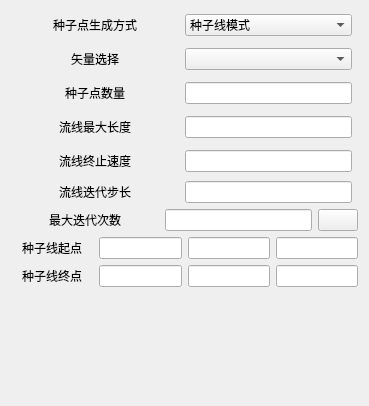
<?xml version="1.0" encoding="UTF-8"?>
<ui version="4.0">
 <class>SteamLineTracer</class>
 <widget class="QWidget" name="SteamLineTracer">
  <property name="geometry">
   <rect>
    <x>0</x>
    <y>0</y>
    <width>369</width>
    <height>406</height>
   </rect>
  </property>
  <property name="windowTitle">
   <string>Form</string>
  </property>
  <layout class="QVBoxLayout" name="verticalLayout">
   <item>
    <layout class="QHBoxLayout" name="horizontalLayout" stretch="1,1,0">
     <item>
      <widget class="QLabel" name="label">
       <property name="text">
        <string>种子点生成方式</string>
       </property>
       <property name="alignment">
        <set>Qt::AlignCenter</set>
       </property>
      </widget>
     </item>
     <item>
      <widget class="QComboBox" name="control_comboBox">
       <property name="currentIndex">
        <number>0</number>
       </property>
       <item>
        <property name="text">
         <string>种子线模式</string>
        </property>
       </item>
       <item>
        <property name="text">
         <string>重点区域极大值模式</string>
        </property>
       </item>
       <item>
        <property name="text">
         <string>重点区域极小值模式</string>
        </property>
       </item>
       <item>
        <property name="text">
         <string>多尺度混合模式(极大)</string>
        </property>
       </item>
       <item>
        <property name="text">
         <string>多尺度混合模式(极小)</string>
        </property>
       </item>
      </widget>
     </item>
     <item>
      <widget class="QLabel" name="label_10">
       <property name="text">
        <string>&lt;html&gt;&lt;head/&gt;&lt;body&gt;&lt;p&gt;&lt;br/&gt;&lt;/p&gt;&lt;/body&gt;&lt;/html&gt;</string>
       </property>
      </widget>
     </item>
    </layout>
   </item>
   <item>
    <layout class="QHBoxLayout" name="horizontalLayout_4" stretch="1,1,0">
     <item>
      <widget class="QLabel" name="label_2">
       <property name="layoutDirection">
        <enum>Qt::LeftToRight</enum>
       </property>
       <property name="text">
        <string>矢量选择</string>
       </property>
       <property name="alignment">
        <set>Qt::AlignCenter</set>
       </property>
      </widget>
     </item>
     <item>
      <widget class="QComboBox" name="comboBox"/>
     </item>
     <item>
      <widget class="QLabel" name="label_13">
       <property name="text">
        <string>&lt;html&gt;&lt;head/&gt;&lt;body&gt;&lt;p&gt;&lt;br/&gt;&lt;/p&gt;&lt;/body&gt;&lt;/html&gt;</string>
       </property>
      </widget>
     </item>
    </layout>
   </item>
   <item>
    <layout class="QHBoxLayout" name="horizontalLayout_2" stretch="1,1,0">
     <item>
      <widget class="QLabel" name="label_3">
       <property name="text">
        <string>种子点数量</string>
       </property>
       <property name="alignment">
        <set>Qt::AlignCenter</set>
       </property>
      </widget>
     </item>
     <item>
      <widget class="QLineEdit" name="numOfSeedLineEdit">
       <property name="inputMask">
        <string/>
       </property>
      </widget>
     </item>
     <item>
      <widget class="QLabel" name="label_5">
       <property name="text">
        <string>&lt;html&gt;&lt;head/&gt;&lt;body&gt;&lt;p&gt;&lt;br/&gt;&lt;/p&gt;&lt;/body&gt;&lt;/html&gt;</string>
       </property>
      </widget>
     </item>
    </layout>
   </item>
   <item>
    <layout class="QHBoxLayout" name="horizontalLayout_6" stretch="1,1,0">
     <item>
      <widget class="QLabel" name="label_4">
       <property name="layoutDirection">
        <enum>Qt::LeftToRight</enum>
       </property>
       <property name="text">
        <string>流线最大长度</string>
       </property>
       <property name="textFormat">
        <enum>Qt::AutoText</enum>
       </property>
       <property name="alignment">
        <set>Qt::AlignCenter</set>
       </property>
      </widget>
     </item>
     <item>
      <widget class="QLineEdit" name="lengthOfStreamLine"/>
     </item>
     <item>
      <widget class="QLabel" name="label_7">
       <property name="text">
        <string>&lt;html&gt;&lt;head/&gt;&lt;body&gt;&lt;p&gt;&lt;span style=&quot; color:#f0f0f0;&quot;/&gt;&lt;br/&gt;&lt;/p&gt;&lt;/body&gt;&lt;/html&gt;</string>
       </property>
      </widget>
     </item>
    </layout>
   </item>
   <item>
    <layout class="QHBoxLayout" name="horizontalLayout_5" stretch="1,1,0">
     <item>
      <widget class="QLabel" name="label_8">
       <property name="text">
        <string>流线终止速度</string>
       </property>
       <property name="alignment">
        <set>Qt::AlignCenter</set>
       </property>
      </widget>
     </item>
     <item>
      <widget class="QLineEdit" name="terminalSpeed"/>
     </item>
     <item>
      <widget class="QLabel" name="label_9">
       <property name="text">
        <string>&lt;html&gt;&lt;head/&gt;&lt;body&gt;&lt;p&gt;&lt;br/&gt;&lt;/p&gt;&lt;/body&gt;&lt;/html&gt;</string>
       </property>
      </widget>
     </item>
    </layout>
   </item>
   <item>
    <layout class="QHBoxLayout" name="horizontalLayout_3" stretch="1,1,0">
     <item>
      <widget class="QLabel" name="label_6">
       <property name="text">
        <string>流线迭代步长</string>
       </property>
       <property name="alignment">
        <set>Qt::AlignCenter</set>
       </property>
      </widget>
     </item>
     <item>
      <widget class="QLineEdit" name="lengthOfStep"/>
     </item>
     <item>
      <widget class="QLabel" name="label_12">
       <property name="text">
        <string>&lt;html&gt;&lt;head/&gt;&lt;body&gt;&lt;p&gt;&lt;span style=&quot; color:#f0f0f0;&quot;/&gt;&lt;/p&gt;&lt;/body&gt;&lt;/html&gt;</string>
       </property>
      </widget>
     </item>
    </layout>
   </item>
   <item>
    <layout class="QHBoxLayout" name="horizontalLayout_7" stretch="1,1,0">
     <item>
      <widget class="QLabel" name="label_11">
       <property name="text">
        <string>最大迭代次数</string>
       </property>
       <property name="alignment">
        <set>Qt::AlignCenter</set>
       </property>
      </widget>
     </item>
     <item>
      <widget class="QLineEdit" name="maxSteps"/>
     </item>
     <item>
      <widget class="QPushButton" name="generate_streamline_btn">
       <property name="enabled">
        <bool>true</bool>
       </property>
       <property name="text">
        <string/>
       </property>
       <property name="icon">
        <iconset resource="../iGameQtMainWindow.qrc">
         <normaloff>:/Ticon/Icons/check.png</normaloff>:/Ticon/Icons/check.png</iconset>
       </property>
      </widget>
     </item>
    </layout>
   </item>
   <item>
    <layout class="QHBoxLayout" name="horizontalLayout_8" stretch="1,1,1,1">
     <item>
      <widget class="QLabel" name="label_14">
       <property name="text">
        <string>种子线起点</string>
       </property>
       <property name="alignment">
        <set>Qt::AlignCenter</set>
       </property>
      </widget>
     </item>
     <item>
      <widget class="QLineEdit" name="startX"/>
     </item>
     <item>
      <widget class="QLineEdit" name="startY"/>
     </item>
     <item>
      <widget class="QLineEdit" name="startZ"/>
     </item>
    </layout>
   </item>
   <item>
    <layout class="QHBoxLayout" name="horizontalLayout_9" stretch="1,1,1,1">
     <item>
      <widget class="QLabel" name="label_15">
       <property name="text">
        <string>种子线终点</string>
       </property>
       <property name="alignment">
        <set>Qt::AlignCenter</set>
       </property>
      </widget>
     </item>
     <item>
      <widget class="QLineEdit" name="endX"/>
     </item>
     <item>
      <widget class="QLineEdit" name="endY"/>
     </item>
     <item>
      <widget class="QLineEdit" name="endZ"/>
     </item>
    </layout>
   </item>
   <item>
    <spacer name="verticalSpacer">
     <property name="orientation">
      <enum>Qt::Vertical</enum>
     </property>
     <property name="sizeHint" stdset="0">
      <size>
       <width>20</width>
       <height>52</height>
      </size>
     </property>
    </spacer>
   </item>
  </layout>
 </widget>
 <resources>
  <include location="../iGameQtMainWindow.qrc"/>
 </resources>
 <connections/>
</ui>
